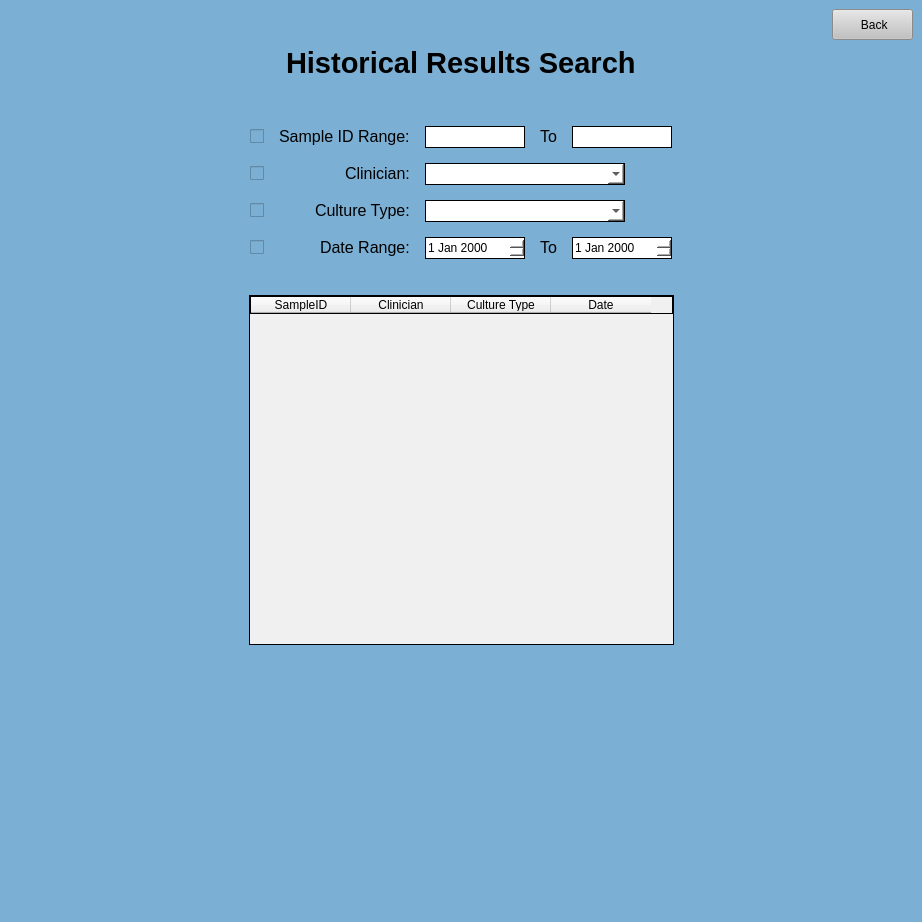
<?xml version="1.0" encoding="UTF-8"?>
<ui version="4.0">
 <class>MainWindow</class>
 <widget class="QMainWindow" name="MainWindow">
  <property name="geometry">
   <rect>
    <x>0</x>
    <y>0</y>
    <width>922</width>
    <height>922</height>
   </rect>
  </property>
  <property name="windowTitle">
   <string>MainWindow</string>
  </property>
  <property name="styleSheet">
   <string notr="true">background-color: rgb(123, 175, 212);</string>
  </property>
  <widget class="QWidget" name="centralwidget">
   <layout class="QGridLayout" name="gridLayout">
    <item row="3" column="0">
     <layout class="QVBoxLayout" name="verticalLayout">
      <property name="leftMargin">
       <number>0</number>
      </property>
      <property name="topMargin">
       <number>0</number>
      </property>
      <property name="rightMargin">
       <number>0</number>
      </property>
      <property name="bottomMargin">
       <number>0</number>
      </property>
      <item>
       <layout class="QHBoxLayout" name="horizontalLayout_2">
        <property name="leftMargin">
         <number>0</number>
        </property>
        <property name="topMargin">
         <number>0</number>
        </property>
        <property name="rightMargin">
         <number>0</number>
        </property>
        <property name="bottomMargin">
         <number>0</number>
        </property>
        <item>
         <spacer name="horizontalSpacer_3">
          <property name="orientation">
           <enum>Qt::Horizontal</enum>
          </property>
          <property name="sizeHint" stdset="0">
           <size>
            <width>40</width>
            <height>20</height>
           </size>
          </property>
         </spacer>
        </item>
        <item>
         <widget class="QPushButton" name="back">
          <property name="sizePolicy">
           <sizepolicy hsizetype="Fixed" vsizetype="Fixed">
            <horstretch>0</horstretch>
            <verstretch>0</verstretch>
           </sizepolicy>
          </property>
          <property name="minimumSize">
           <size>
            <width>81</width>
            <height>31</height>
           </size>
          </property>
          <property name="maximumSize">
           <size>
            <width>81</width>
            <height>31</height>
           </size>
          </property>
          <property name="cursor">
           <cursorShape>PointingHandCursor</cursorShape>
          </property>
          <property name="styleSheet">
           <string notr="true">QPushButton:hover {
	 background-color: rgb(210, 210, 210);
}

QPushButton:focus {
	background-color: rgb(210, 210, 210);
}

QPushButton {
	background-color: rgb(193, 193, 193);
}</string>
          </property>
          <property name="text">
           <string> Back</string>
          </property>
         </widget>
        </item>
       </layout>
      </item>
      <item alignment="Qt::AlignHCenter">
       <widget class="QLabel" name="label_7">
        <property name="text">
         <string>&lt;html&gt;&lt;head/&gt;&lt;body&gt;&lt;p&gt;&lt;span style=&quot; font-size:22pt; font-weight:600;&quot;&gt;Historical Results Search&lt;/span&gt;&lt;/p&gt;&lt;/body&gt;&lt;/html&gt;</string>
        </property>
       </widget>
      </item>
      <item>
       <spacer name="verticalSpacer_2">
        <property name="orientation">
         <enum>Qt::Vertical</enum>
        </property>
        <property name="sizeType">
         <enum>QSizePolicy::Minimum</enum>
        </property>
        <property name="sizeHint" stdset="0">
         <size>
          <width>20</width>
          <height>40</height>
         </size>
        </property>
       </spacer>
      </item>
      <item>
       <layout class="QGridLayout" name="gridLayout_2">
        <property name="leftMargin">
         <number>0</number>
        </property>
        <property name="topMargin">
         <number>0</number>
        </property>
        <property name="rightMargin">
         <number>0</number>
        </property>
        <property name="bottomMargin">
         <number>0</number>
        </property>
        <property name="spacing">
         <number>15</number>
        </property>
        <item row="4" column="5">
         <widget class="QDateEdit" name="dateFin">
          <property name="minimumSize">
           <size>
            <width>100</width>
            <height>22</height>
           </size>
          </property>
          <property name="maximumSize">
           <size>
            <width>100</width>
            <height>22</height>
           </size>
          </property>
          <property name="styleSheet">
           <string notr="true">/* the box that is displayed*/
QDateEdit {
background-color: rgb(255, 255, 255);
border-style: solid;
border-width: 1px
}
/*toolbar on top of calendar*/
QCalendarWidget QToolButton {
height: 30px;
width: 75px;
color: white;
font-size: 12px;
icon-size: 24px, 24px;
font-weight: bold;
background-color: rgb(123,175,212);
}
QCalendarWidget QMenu {
width: 85px;
left: 10px;
color: white;
font-size: 12px;
background-color: rgb(123, 175, 212);
}
QCalendarWidget QSpinBox {
width: 75px;
font-size:12px;
color: white;
background-color: rgb(123, 175, 212);
selection-background-color: rgb(136, 136, 136);
selection-color: rgb(255, 255, 255);
}
QCalendarWidget QSpinBox::up-button { subcontrol-origin: border; subcontrol-position: top right; width:35px; }
QCalendarWidget QSpinBox::down-button {subcontrol-origin: border; subcontrol-position: bottom right; width:35px;}
QCalendarWidget QSpinBox::up-arrow { width:28px; height:28px; }
QCalendarWidget QSpinBox::down-arrow { width:28px; height:28px; }

/* header row */
QCalendarWidget QWidget { 
alternate-background-color: rgb(240, 240, 240); 
}
/* normal days */
QCalendarWidget QAbstractItemView:enabled
{
font-size:12px;
color: black;
background-color: white;
selection-background-color: rgb(123, 175, 212);
selection-color: white;
}
/* days in other months */
/* navigation bar */
QCalendarWidget QWidget#qt_calendar_navigationbar
{
background-color: rgb(123, 175, 212);
}
QCalendarWidget QAbstractItemView:disabled
{
color: rgb(180,180,180);
}</string>
          </property>
         </widget>
        </item>
        <item row="1" column="3">
         <widget class="QLineEdit" name="saIDStart">
          <property name="minimumSize">
           <size>
            <width>100</width>
            <height>22</height>
           </size>
          </property>
          <property name="maximumSize">
           <size>
            <width>100</width>
            <height>22</height>
           </size>
          </property>
          <property name="styleSheet">
           <string notr="true">background-color: rgb(255, 255, 255);
border-style: solid;
border-width: 1px</string>
          </property>
         </widget>
        </item>
        <item row="1" column="5">
         <widget class="QLineEdit" name="saIDFin">
          <property name="minimumSize">
           <size>
            <width>100</width>
            <height>22</height>
           </size>
          </property>
          <property name="maximumSize">
           <size>
            <width>100</width>
            <height>22</height>
           </size>
          </property>
          <property name="styleSheet">
           <string notr="true">background-color: rgb(255, 255, 255);
border-style: solid;
border-width: 1px</string>
          </property>
         </widget>
        </item>
        <item row="4" column="3">
         <widget class="QDateEdit" name="dateStart">
          <property name="minimumSize">
           <size>
            <width>100</width>
            <height>22</height>
           </size>
          </property>
          <property name="maximumSize">
           <size>
            <width>100</width>
            <height>22</height>
           </size>
          </property>
          <property name="styleSheet">
           <string notr="true">/* the box that is displayed*/
QDateEdit {
background-color: rgb(255, 255, 255);
border-style: solid;
border-width: 1px
}
/*toolbar on top of calendar*/
QCalendarWidget QToolButton {
height: 30px;
width: 75px;
color: white;
font-size: 12px;
icon-size: 24px, 24px;
font-weight: bold;
background-color: rgb(123,175,212);
}
QCalendarWidget QMenu {
width: 85px;
left: 10px;
color: white;
font-size: 12px;
background-color: rgb(123, 175, 212);
}
QCalendarWidget QSpinBox {
width: 75px;
font-size:12px;
color: white;
background-color: rgb(123, 175, 212);
selection-background-color: rgb(136, 136, 136);
selection-color: rgb(255, 255, 255);
}
QCalendarWidget QSpinBox::up-button { subcontrol-origin: border; subcontrol-position: top right; width:35px; }
QCalendarWidget QSpinBox::down-button {subcontrol-origin: border; subcontrol-position: bottom right; width:35px;}
QCalendarWidget QSpinBox::up-arrow { width:28px; height:28px; }
QCalendarWidget QSpinBox::down-arrow { width:28px; height:28px; }

/* header row */
QCalendarWidget QWidget { 
alternate-background-color: rgb(240, 240, 240); 
}
/* normal days */
QCalendarWidget QAbstractItemView:enabled
{
font-size:12px;
color: black;
background-color: white;
selection-background-color: rgb(123, 175, 212);
selection-color: white;
}
/* days in other months */
/* navigation bar */
QCalendarWidget QWidget#qt_calendar_navigationbar
{
background-color: rgb(123, 175, 212);
}
QCalendarWidget QAbstractItemView:disabled
{
color: rgb(180,180,180);
}</string>
          </property>
         </widget>
        </item>
        <item row="4" column="4">
         <widget class="QLabel" name="label_6">
          <property name="text">
           <string>&lt;html&gt;&lt;head/&gt;&lt;body&gt;&lt;p&gt;&lt;span style=&quot; font-size:12pt;&quot;&gt;To&lt;/span&gt;&lt;/p&gt;&lt;/body&gt;&lt;/html&gt;</string>
          </property>
         </widget>
        </item>
        <item row="1" column="0" rowspan="4">
         <spacer name="horizontalSpacer">
          <property name="orientation">
           <enum>Qt::Horizontal</enum>
          </property>
          <property name="sizeHint" stdset="0">
           <size>
            <width>40</width>
            <height>20</height>
           </size>
          </property>
         </spacer>
        </item>
        <item row="4" column="2" alignment="Qt::AlignRight|Qt::AlignVCenter">
         <widget class="QLabel" name="label_5">
          <property name="text">
           <string>&lt;html&gt;&lt;head/&gt;&lt;body&gt;&lt;p&gt;&lt;span style=&quot; font-size:12pt;&quot;&gt;Date Range:&lt;/span&gt;&lt;/p&gt;&lt;/body&gt;&lt;/html&gt;</string>
          </property>
         </widget>
        </item>
        <item row="2" column="2" alignment="Qt::AlignRight|Qt::AlignVCenter">
         <widget class="QLabel" name="label_3">
          <property name="text">
           <string>&lt;html&gt;&lt;head/&gt;&lt;body&gt;&lt;p&gt;&lt;span style=&quot; font-size:12pt;&quot;&gt;Clinician:&lt;/span&gt;&lt;/p&gt;&lt;/body&gt;&lt;/html&gt;</string>
          </property>
         </widget>
        </item>
        <item row="3" column="2" alignment="Qt::AlignRight|Qt::AlignVCenter">
         <widget class="QLabel" name="label_4">
          <property name="text">
           <string>&lt;html&gt;&lt;head/&gt;&lt;body&gt;&lt;p&gt;&lt;span style=&quot; font-size:12pt;&quot;&gt;Culture Type:&lt;/span&gt;&lt;/p&gt;&lt;/body&gt;&lt;/html&gt;</string>
          </property>
         </widget>
        </item>
        <item row="1" column="2" alignment="Qt::AlignRight|Qt::AlignVCenter">
         <widget class="QLabel" name="label">
          <property name="text">
           <string>&lt;html&gt;&lt;head/&gt;&lt;body&gt;&lt;p&gt;&lt;span style=&quot; font-size:12pt;&quot;&gt;Sample ID Range:&lt;/span&gt;&lt;/p&gt;&lt;/body&gt;&lt;/html&gt;</string>
          </property>
         </widget>
        </item>
        <item row="1" column="4" alignment="Qt::AlignHCenter|Qt::AlignVCenter">
         <widget class="QLabel" name="label_2">
          <property name="text">
           <string>&lt;html&gt;&lt;head/&gt;&lt;body&gt;&lt;p&gt;&lt;span style=&quot; font-size:12pt;&quot;&gt;To&lt;/span&gt;&lt;/p&gt;&lt;/body&gt;&lt;/html&gt;</string>
          </property>
         </widget>
        </item>
        <item row="2" column="3" colspan="3">
         <widget class="QComboBox" name="clinDrop">
          <property name="minimumSize">
           <size>
            <width>200</width>
            <height>22</height>
           </size>
          </property>
          <property name="maximumSize">
           <size>
            <width>200</width>
            <height>22</height>
           </size>
          </property>
          <property name="styleSheet">
           <string notr="true">background-color: rgb(255, 255, 255);
border-style: solid;
border-width: 1px</string>
          </property>
         </widget>
        </item>
        <item row="1" column="6" rowspan="4">
         <spacer name="horizontalSpacer_2">
          <property name="orientation">
           <enum>Qt::Horizontal</enum>
          </property>
          <property name="sizeHint" stdset="0">
           <size>
            <width>40</width>
            <height>20</height>
           </size>
          </property>
         </spacer>
        </item>
        <item row="3" column="1">
         <widget class="QCheckBox" name="typeCheck">
          <property name="text">
           <string/>
          </property>
         </widget>
        </item>
        <item row="3" column="3" colspan="3">
         <widget class="QComboBox" name="type">
          <property name="minimumSize">
           <size>
            <width>200</width>
            <height>22</height>
           </size>
          </property>
          <property name="maximumSize">
           <size>
            <width>200</width>
            <height>22</height>
           </size>
          </property>
          <property name="styleSheet">
           <string notr="true">background-color: rgb(255, 255, 255);
border-style: solid;
border-width: 1px</string>
          </property>
         </widget>
        </item>
        <item row="4" column="1">
         <widget class="QCheckBox" name="dateCheck">
          <property name="text">
           <string/>
          </property>
         </widget>
        </item>
        <item row="1" column="1">
         <widget class="QCheckBox" name="saIDCheck">
          <property name="text">
           <string/>
          </property>
         </widget>
        </item>
        <item row="2" column="1">
         <widget class="QCheckBox" name="clinCheck">
          <property name="text">
           <string/>
          </property>
         </widget>
        </item>
       </layout>
      </item>
      <item>
       <spacer name="verticalSpacer">
        <property name="orientation">
         <enum>Qt::Vertical</enum>
        </property>
        <property name="sizeType">
         <enum>QSizePolicy::Fixed</enum>
        </property>
        <property name="sizeHint" stdset="0">
         <size>
          <width>20</width>
          <height>30</height>
         </size>
        </property>
       </spacer>
      </item>
      <item>
       <layout class="QHBoxLayout" name="horizontalLayout">
        <property name="leftMargin">
         <number>0</number>
        </property>
        <property name="topMargin">
         <number>0</number>
        </property>
        <property name="rightMargin">
         <number>0</number>
        </property>
        <property name="bottomMargin">
         <number>0</number>
        </property>
        <item>
         <spacer name="horizontalSpacer_4">
          <property name="orientation">
           <enum>Qt::Horizontal</enum>
          </property>
          <property name="sizeHint" stdset="0">
           <size>
            <width>40</width>
            <height>20</height>
           </size>
          </property>
         </spacer>
        </item>
        <item>
         <widget class="QTableWidget" name="tableWidget">
          <property name="minimumSize">
           <size>
            <width>425</width>
            <height>350</height>
           </size>
          </property>
          <property name="maximumSize">
           <size>
            <width>425</width>
            <height>350</height>
           </size>
          </property>
          <property name="styleSheet">
           <string notr="true">background-color: rgb(240, 240, 240);
border-style: solid;
border-width: 1px</string>
          </property>
          <column>
           <property name="text">
            <string>SampleID</string>
           </property>
          </column>
          <column>
           <property name="text">
            <string>Clinician</string>
           </property>
          </column>
          <column>
           <property name="text">
            <string>Culture Type</string>
           </property>
          </column>
          <column>
           <property name="text">
            <string>Date</string>
           </property>
          </column>
         </widget>
        </item>
        <item>
         <spacer name="horizontalSpacer_5">
          <property name="orientation">
           <enum>Qt::Horizontal</enum>
          </property>
          <property name="sizeHint" stdset="0">
           <size>
            <width>40</width>
            <height>20</height>
           </size>
          </property>
         </spacer>
        </item>
       </layout>
      </item>
     </layout>
    </item>
    <item row="5" column="0">
     <spacer name="verticalSpacer_3">
      <property name="orientation">
       <enum>Qt::Vertical</enum>
      </property>
      <property name="sizeHint" stdset="0">
       <size>
        <width>20</width>
        <height>40</height>
       </size>
      </property>
     </spacer>
    </item>
   </layout>
  </widget>
 </widget>
 <resources/>
 <connections/>
</ui>
